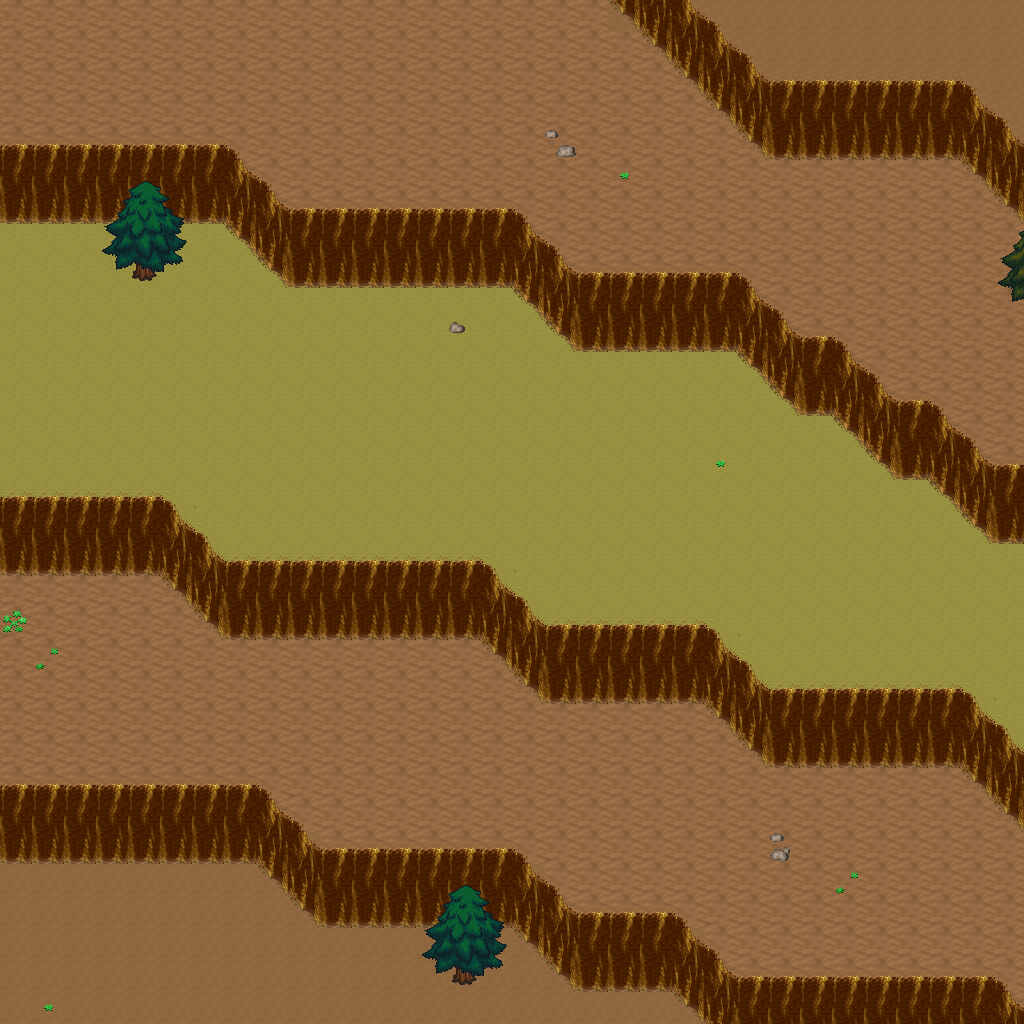

A level layout from a 2D game, rendered from its tile map. Below: a short description, then the map file with tile-grid data replaced by summaries:
An orthogonal 32x32 tile map with 32x32 px tiles, 5 tile layers (Ground, Objects, Objects2, Above, ...), 1 hidden layer not drawn, 11 tilesets.

<map version="1.10" tiledversion="1.11.0" orientation="orthogonal" renderorder="right-down" width="32" height="32" tilewidth="32" tileheight="32" infinite="0" nextlayerid="11" nextobjectid="1">
 <tileset firstgid="1" name="logic_collision" tilewidth="32" tileheight="32" tilecount="1" columns="1">
  <image source="../drawable/logic_collision.png" width="32" height="32" />
 </tileset>
 <tileset firstgid="2" name="ground_ground" tilewidth="32" tileheight="32" tilecount="33" columns="3">
  <image source="../drawable/ground_ground.png" width="96" height="352" />
 </tileset>
 <tileset firstgid="35" name="ground_ridge_earth_pale" tilewidth="32" tileheight="32" tilecount="96" columns="12">
  <image source="../drawable/ground_ridge_earth_pale.png" width="384" height="256" />
 </tileset>
 <tileset firstgid="131" name="ground_ridge_earth_dark" tilewidth="32" tileheight="32" tilecount="96" columns="12">
  <image source="../drawable/ground_ridge_earth_dark.png" width="384" height="256" />
 </tileset>
 <tileset firstgid="227" name="terrain_desert" tilewidth="32" tileheight="32" tilecount="88" columns="8">
  <image source="../drawable/terrain_desert.png" width="256" height="352" />
 </tileset>
 <tileset firstgid="315" name="ground_sand_2" tilewidth="32" tileheight="32" tilecount="15" columns="5">
  <image source="../drawable/ground_sand_2.png" width="160" height="96" />
 </tileset>
 <tileset firstgid="330" name="plant_cactus_2" tilewidth="32" tileheight="32" tilecount="10" columns="5">
  <image source="../drawable/plant_cactus_2.png" width="160" height="64" />
 </tileset>
 <tileset firstgid="340" name="plant_cactus" tilewidth="32" tileheight="32" tilecount="2" columns="1">
  <image source="../drawable/plant_cactus.png" width="32" height="64" />
 </tileset>
 <tileset firstgid="342" name="plant_tree_evergreen" tilewidth="32" tileheight="32" tilecount="36" columns="3">
  <image source="../drawable/plant_tree_evergreen.png" width="96" height="384" />
 </tileset>
 <tileset firstgid="378" name="ground_rock_pebbles" tilewidth="32" tileheight="32" tilecount="3" columns="1">
  <image source="../drawable/ground_rock_pebbles.png" width="32" height="96" />
 </tileset>
 <tileset firstgid="381" name="plant_star_shaped_plants" tilewidth="32" tileheight="32" tilecount="6" columns="2">
  <image source="../drawable/plant_star_shaped_plants.png" width="64" height="96" />
 </tileset>
 <layer id="1" name="Ground" width="32" height="32">
  <data>[1024 cells, 1024 non-empty, 3 distinct tile ids]</data>
 </layer>
 <layer id="2" name="Objects" width="32" height="32">
  <data>[1024 cells, 360 non-empty, 15 distinct tile ids]</data>
 </layer>
 <layer id="3" name="Objects2" width="32" height="32">
  <data>[1024 cells, 0 non-empty, 0 distinct tile ids]</data>
 </layer>
 <layer id="4" name="Above" width="32" height="32">
  <data>[1024 cells, 23 non-empty, 13 distinct tile ids]</data>
 </layer>
 <layer id="5" name="Above2" width="32" height="32">
  <data>[1024 cells, 0 non-empty, 0 distinct tile ids]</data>
 </layer>
 <layer id="6" name="Walkable" width="32" height="32" visible="0">
  <data>[1024 cells, 208 non-empty, 1 distinct tile ids]</data>
 </layer>
 <objectgroup id="7" name="Mapevents" />
 <objectgroup id="8" name="Spawn" />
 <objectgroup id="9" name="Keys" />
 <objectgroup id="10" name="Replace" />
</map>
